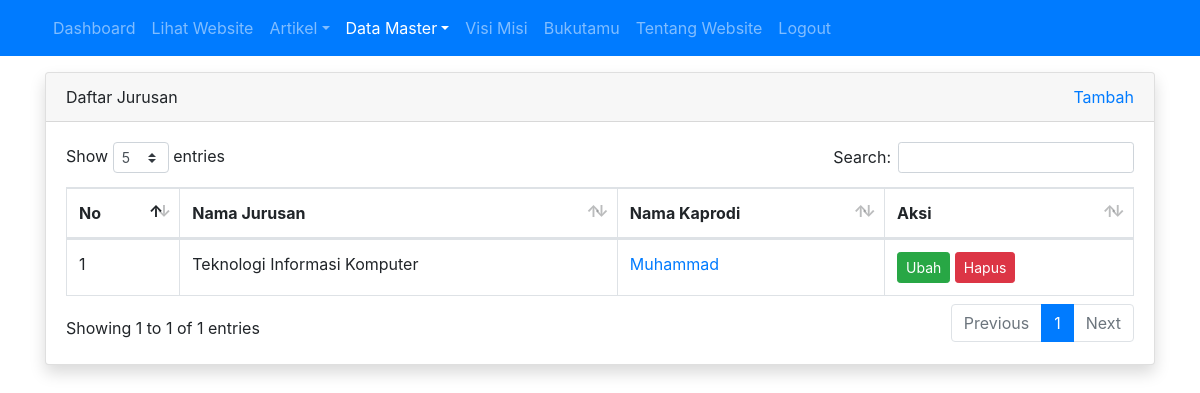
Screenshot of /admin/jurusan/index.php (signed in) with the database file from the repository.
### tables this page shows
CREATE TABLE `tbl_jurusan` (
  `id` int(11) NOT NULL AUTO_INCREMENT,
  `nama_jurusan` varchar(30) DEFAULT NULL,
  `ka_prodi` int(11) DEFAULT NULL,
  PRIMARY KEY (`id`),
  KEY `tbl_jurusan_ibfk_1` (`ka_prodi`),
  CONSTRAINT `tbl_jurusan_ibfk_1` FOREIGN KEY (`ka_prodi`) REFERENCES `tbl_guru` (`id`) ON DELETE SET NULL ON UPDATE CASCADE
);

CREATE TABLE `tbl_guru` (
  `id` int(11) NOT NULL AUTO_INCREMENT,
  `nama` varchar(100) DEFAULT NULL,
  `nip` int(10) DEFAULT NULL,
  `jenis_kelamin` enum('L','P') DEFAULT NULL,
  `no_hp` varchar(12) DEFAULT NULL,
  `tempat_lahir` varchar(50) DEFAULT NULL,
  `tanggal_lahir` date DEFAULT NULL,
  `mata_pelajaran` varchar(50) DEFAULT NULL,
  `alamat` varchar(100) DEFAULT NULL,
  `foto` varchar(100) DEFAULT NULL,
  PRIMARY KEY (`id`)
);

### admin/jurusan/index.php (the view, shortened to what this page needs)
<?php
require_once '../../koneksi.php';
$query = mysqli_query($koneksi, "SELECT tbl_jurusan.id AS id, tbl_jurusan.nama_jurusan, tbl_jurusan.ka_prodi, tbl_guru.nama, tbl_guru.id AS id_guru FROM tbl_jurusan LEFT JOIN tbl_guru on tbl_jurusan.ka_prodi = tbl_guru.id");
$no = 1;
?>
<!DOCTYPE html>
<html>
<head>
	<link rel="stylesheet" href="../../resources/datatables/datatables.min.css">
	<link rel="stylesheet" href="../../resources/css/bootstrap.min.css">
</head>
<body>
	<?php require_once '../navbar.php'; ?>
	<div class="container mt-3">
		<div class="row">
			<div class="col">
				<div class="card shadow">
					<div class="card-header">
						<div class="clearfix">
							<div class="float-left">
								Daftar Jurusan
							</div>
							<div class="float-right">
								<a href="tambah.php">Tambah</a>
							</div>
						</div>
					</div>
					<div class="card-body">
						<table id="table_id" class="dataTable table table-bordered">
							<thead>
								<tr>
									<th>No</th>
									<th>Nama Jurusan</th>
									<th>Nama Kaprodi</th>
									<th>Aksi</th>
								</tr>
							</thead>
							<tbody>
								<?php while ($row = mysqli_fetch_assoc($query)) : ?>
									<tr>
										<td><?= $no++ ?></td>
										<td><?= $row['nama_jurusan'] ?></td>
										<td><a href="../guru/detail.php?id=<?= $row['id_guru'] ?>" target="_blank"><?= isset($row['nama']) ? $row['nama'] : '-' ?></a></td>
										<td>
											<a href="ubah.php?id=<?= $row['id'] ?>" class="btn btn-success btn-sm">Ubah</a>
											<a href="hapus.php?id=<?= $row['id'] ?>" class="btn btn-danger btn-sm" onclick="return confirm('apakah anda yakin?')">Hapus</a>
										</td>
									</tr>
								<?php endwhile; ?>
							</tbody>
						</table>
					</div>
				</div>
			</div>
		</div>
	</div>
</body>
</html>

### rows the page displays
tbl_jurusan: nama_jurusan "Teknologi Informasi Komputer", ka_prodi.nama "Muhammad"
